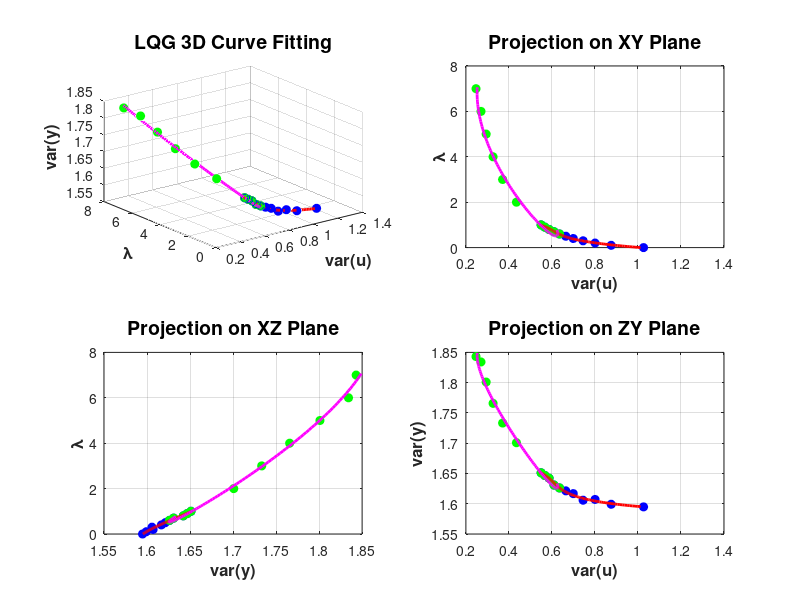

The MATLAB script that drew this image:
% Step 1: 加载数据
x = [0, 0.1, 0.2, 0.3, 0.4, 0.5, 0.6,       0.7, 0.8, 0.9, 1,      2, 3, 4, 5, 6, 7]'; % λ
y = [1.0259, 0.8754, 0.8005, 0.7448, 0.6992, 0.6645, 0.6351, 0.6096, 0.5866, 0.5671, 0.5496, 0.4350, 0.3707, 0.3263, 0.2941, 0.2702, 0.2470]'; % var(u)
z = [1.5948, 1.5991, 1.6071, 1.6058, 1.6167, 1.6213, 1.6261, 1.6309, 1.6422, 1.6467, 1.6511, 1.7008, 1.7333, 1.7658, 1.8010, 1.8342, 1.8431]'; % var(y)

% Step 2: 将数据分成两段
x1 = x(1:11); y1 = y(1:11); z1 = z(1:11);
x2 = x(7:end); y2 = y(7:end); z2 = z(7:end);

t1 = (1:length(x1))'; % 第一段的 t
t2 = (1:length(x2))'; % 第二段的 t

% Step 3: 使用多项式拟合两段数据
dim = 3; % 多项式阶数
p_x1 = polyfit(t1, x1, dim);
p_y1 = polyfit(t1, y1, dim);
p_z1 = polyfit(t1, z1, dim);

p_x2 = polyfit(t2, x2, dim);
p_y2 = polyfit(t2, y2, dim);
p_z2 = polyfit(t2, z2, dim);

% 生成插值点
t_fit1 = linspace(min(t1), max(t1), 100);
t_fit2 = linspace(min(t2), max(t2), 100);

x_fit1 = polyval(p_x1, t_fit1);
y_fit1 = polyval(p_y1, t_fit1);
z_fit1 = polyval(p_z1, t_fit1);

x_fit2 = polyval(p_x2, t_fit2);
y_fit2 = polyval(p_y2, t_fit2);
z_fit2 = polyval(p_z2, t_fit2);

% Step 4: 绘制3D曲线和投影
% close all;
% clf;
% figure;

% 3D曲线
subplot(2, 2, 1);
plot3(y1, x1, z1, 'bo', 'MarkerSize', 6, 'MarkerFaceColor', 'b');
hold on;
plot3(y2, x2, z2, 'go', 'MarkerSize', 6, 'MarkerFaceColor', 'g');
plot3(y_fit1, x_fit1, z_fit1, 'r-', 'LineWidth', 2);
plot3(y_fit2, x_fit2, z_fit2, 'm-', 'LineWidth', 2);
xlabel('var(u)', 'FontSize', 12, 'FontWeight', 'bold');
ylabel('λ', 'FontSize', 12, 'FontWeight', 'bold');
zlabel('var(y)', 'FontSize', 12, 'FontWeight', 'bold');
title('LQG 3D Curve Fitting', 'FontSize', 14, 'FontWeight', 'bold');
grid on;
view(3);
rotate3d on;
hold off;

% XY投影
subplot(2, 2, 2);
plot(y1, x1, 'bo', 'MarkerSize', 6, 'MarkerFaceColor', 'b');
hold on;
plot(y2, x2, 'go', 'MarkerSize', 6, 'MarkerFaceColor', 'g');
plot(y_fit1, x_fit1, 'r-', 'LineWidth', 2);
plot(y_fit2, x_fit2, 'm-', 'LineWidth', 2);
xlabel('var(u)', 'FontSize', 12, 'FontWeight', 'bold');
ylabel('λ', 'FontSize', 12, 'FontWeight', 'bold');
title('Projection on XY Plane', 'FontSize', 14, 'FontWeight', 'bold');
grid on;
hold off;

% XZ投影
subplot(2, 2, 3);
plot(z1, x1, 'bo', 'MarkerSize', 6, 'MarkerFaceColor', 'b');
hold on;
plot(z2, x2, 'go', 'MarkerSize', 6, 'MarkerFaceColor', 'g');
plot(z_fit1, x_fit1, 'r-', 'LineWidth', 2);
plot(z_fit2, x_fit2, 'm-', 'LineWidth', 2);
xlabel('var(y)', 'FontSize', 12, 'FontWeight', 'bold');
ylabel('λ', 'FontSize', 12, 'FontWeight', 'bold');
title('Projection on XZ Plane', 'FontSize', 14, 'FontWeight', 'bold');
grid on;
hold off;

% YZ投影
subplot(2, 2, 4);
plot(y1, z1, 'bo', 'MarkerSize', 6, 'MarkerFaceColor', 'b');
hold on;
plot(y2, z2, 'go', 'MarkerSize', 6, 'MarkerFaceColor', 'g');
plot(y_fit1, z_fit1, 'r-', 'LineWidth', 2);
plot(y_fit2, z_fit2, 'm-', 'LineWidth', 2);
xlabel('var(u)', 'FontSize', 12, 'FontWeight', 'bold');
ylabel('var(y)', 'FontSize', 12, 'FontWeight', 'bold');
title('Projection on ZY Plane', 'FontSize', 14, 'FontWeight', 'bold');
grid on;
hold off;

% Step 5: 输出两段拟合的数学表达式
fprintf('LQG曲线第一段的数学表达式:\n');
fprintf('x1(t){λ} = %.4f*t^3 + %.4f*t^2 + %.4f*t + %.4f\n', p_x1);
fprintf('y1(t){u} = %.4f*t^3 + %.4f*t^2 + %.4f*t + %.4f\n', p_y1);
fprintf('z1(t){y} = %.4f*t^3 + %.4f*t^2 + %.4f*t + %.4f\n', p_z1);

fprintf('LQG曲线第二段的数学表达式:\n');
fprintf('x2(t){λ} = %.4f*t^3 + %.4f*t^2 + %.4f*t + %.4f\n', p_x2);
fprintf('y2(t){u} = %.4f*t^3 + %.4f*t^2 + %.4f*t + %.4f\n', p_y2);
fprintf('z2(t){y} = %.4f*t^3 + %.4f*t^2 + %.4f*t + %.4f\n', p_z2);
